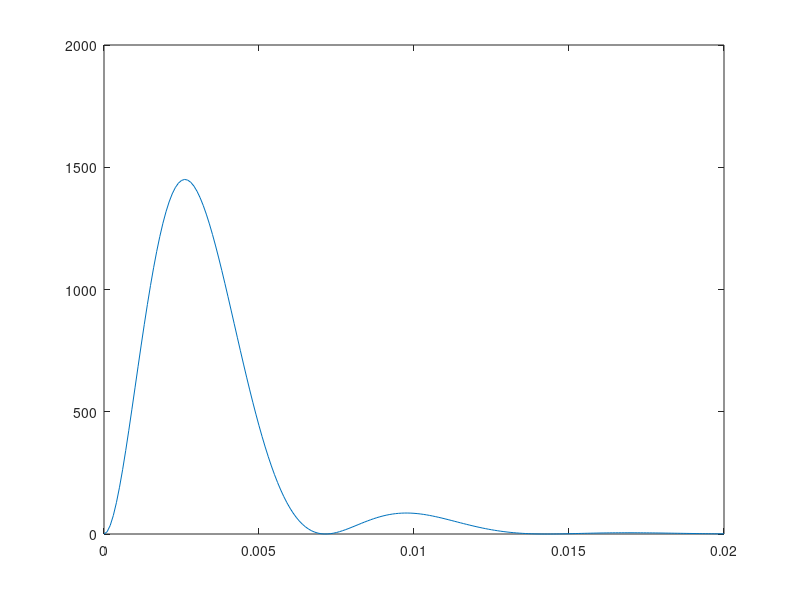

Reproduce this figure in MATLAB.
t = 0:0.0001 : 0.020 ;
r = 50;
vt= 3500*sin( 140*pi*t).*exp(-63*pi*t);
f = vt.^2 / r;
tr = cumtrapz(vt, t);

vfunc = @(t) (vt).^2 / r;
result = integral(vfunc, 0, 0.020, 'ArrayValued', true);

plot(t, result)
